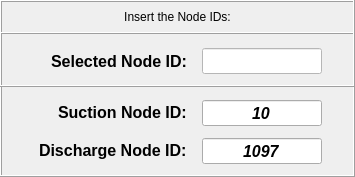
     <widget class="QFrame" name="frame_7">
      <property name="geometry">
       <rect>
        <x>68</x>
        <y>332</y>
        <width>355</width>
        <height>177</height>
       </rect>
      </property>
      <property name="frameShape">
       <enum>QFrame::Box</enum>
      </property>
      <property name="frameShadow">
       <enum>QFrame::Raised</enum>
      </property>
      <widget class="QLabel" name="label_7">
       <property name="geometry">
        <rect>
         <x>0</x>
         <y>0</y>
         <width>355</width>
         <height>34</height>
        </rect>
       </property>
       <property name="minimumSize">
        <size>
         <width>355</width>
         <height>34</height>
        </size>
       </property>
       <property name="maximumSize">
        <size>
         <width>355</width>
         <height>34</height>
        </size>
       </property>
       <property name="font">
        <font>
         <italic>false</italic>
        </font>
       </property>
       <property name="frameShape">
        <enum>QFrame::Box</enum>
       </property>
       <property name="frameShadow">
        <enum>QFrame::Raised</enum>
       </property>
       <property name="text">
        <string>Insert the Node IDs:</string>
       </property>
       <property name="alignment">
        <set>Qt::AlignCenter</set>
       </property>
      </widget>
      <widget class="QLineEdit" name="lineEdit_id_labels_2">
       <property name="enabled">
        <bool>false</bool>
       </property>
       <property name="geometry">
        <rect>
         <x>46</x>
         <y>100</y>
         <width>155</width>
         <height>25</height>
        </rect>
       </property>
       <property name="palette">
        <palette>
         <active>
          <colorrole role="WindowText">
           <brush brushstyle="SolidPattern">
            <color alpha="255">
             <red>0</red>
             <green>0</green>
             <blue>0</blue>
            </color>
           </brush>
          </colorrole>
          <colorrole role="Dark">
           <brush brushstyle="SolidPattern">
            <color alpha="255">
             <red>0</red>
             <green>0</green>
             <blue>0</blue>
            </color>
           </brush>
          </colorrole>
          <colorrole role="Text">
           <brush brushstyle="SolidPattern">
            <color alpha="255">
             <red>0</red>
             <green>0</green>
             <blue>0</blue>
            </color>
           </brush>
          </colorrole>
          <colorrole role="ButtonText">
           <brush brushstyle="SolidPattern">
            <color alpha="255">
             <red>0</red>
             <green>0</green>
             <blue>0</blue>
            </color>
           </brush>
          </colorrole>
         </active>
         <inactive>
          <colorrole role="WindowText">
           <brush brushstyle="SolidPattern">
            <color alpha="255">
             <red>0</red>
             <green>0</green>
             <blue>0</blue>
            </color>
           </brush>
          </colorrole>
          <colorrole role="Dark">
           <brush brushstyle="SolidPattern">
            <color alpha="255">
             <red>0</red>
             <green>0</green>
             <blue>0</blue>
            </color>
           </brush>
          </colorrole>
          <colorrole role="Text">
           <brush brushstyle="SolidPattern">
            <color alpha="255">
             <red>0</red>
             <green>0</green>
             <blue>0</blue>
            </color>
           </brush>
          </colorrole>
          <colorrole role="ButtonText">
           <brush brushstyle="SolidPattern">
            <color alpha="255">
             <red>0</red>
             <green>0</green>
             <blue>0</blue>
            </color>
           </brush>
          </colorrole>
         </inactive>
         <disabled>
          <colorrole role="WindowText">
           <brush brushstyle="SolidPattern">
            <color alpha="255">
             <red>0</red>
             <green>0</green>
             <blue>0</blue>
            </color>
           </brush>
          </colorrole>
          <colorrole role="Dark">
           <brush brushstyle="SolidPattern">
            <color alpha="255">
             <red>0</red>
             <green>0</green>
             <blue>0</blue>
            </color>
           </brush>
          </colorrole>
          <colorrole role="Text">
           <brush brushstyle="SolidPattern">
            <color alpha="255">
             <red>0</red>
             <green>0</green>
             <blue>0</blue>
            </color>
           </brush>
          </colorrole>
          <colorrole role="ButtonText">
           <brush brushstyle="SolidPattern">
            <color alpha="255">
             <red>0</red>
             <green>0</green>
             <blue>0</blue>
            </color>
           </brush>
          </colorrole>
         </disabled>
        </palette>
       </property>
       <property name="font">
        <font>
         <family>Arial</family>
         <pointsize>12</pointsize>
         <weight>75</weight>
         <italic>false</italic>
         <bold>true</bold>
        </font>
       </property>
       <property name="focusPolicy">
        <enum>Qt::ClickFocus</enum>
       </property>
       <property name="autoFillBackground">
        <bool>false</bool>
       </property>
       <property name="text">
        <string>Suction Node ID:</string>
       </property>
       <property name="frame">
        <bool>false</bool>
       </property>
       <property name="alignment">
        <set>Qt::AlignCenter</set>
       </property>
      </widget>
      <widget class="QLineEdit" name="lineEdit_discharge_node_ID">
       <property name="geometry">
        <rect>
         <x>202</x>
         <y>138</y>
         <width>120</width>
         <height>26</height>
        </rect>
       </property>
       <property name="minimumSize">
        <size>
         <width>0</width>
         <height>26</height>
        </size>
       </property>
       <property name="maximumSize">
        <size>
         <width>16777215</width>
         <height>26</height>
        </size>
       </property>
       <property name="font">
        <font>
         <family>Arial</family>
         <pointsize>12</pointsize>
         <weight>75</weight>
         <italic>true</italic>
         <bold>true</bold>
        </font>
       </property>
       <property name="focusPolicy">
        <enum>Qt::ClickFocus</enum>
       </property>
       <property name="text">
        <string>1097</string>
       </property>
       <property name="alignment">
        <set>Qt::AlignCenter</set>
       </property>
      </widget>
      <widget class="QLineEdit" name="lineEdit_suction_node_ID">
       <property name="geometry">
        <rect>
         <x>202</x>
         <y>100</y>
         <width>120</width>
         <height>26</height>
        </rect>
       </property>
       <property name="minimumSize">
        <size>
         <width>0</width>
         <height>26</height>
        </size>
       </property>
       <property name="maximumSize">
        <size>
         <width>16777215</width>
         <height>26</height>
        </size>
       </property>
       <property name="font">
        <font>
         <family>Arial</family>
         <pointsize>12</pointsize>
         <weight>75</weight>
         <italic>true</italic>
         <bold>true</bold>
        </font>
       </property>
       <property name="focusPolicy">
        <enum>Qt::ClickFocus</enum>
       </property>
       <property name="text">
        <string>10</string>
       </property>
       <property name="alignment">
        <set>Qt::AlignCenter</set>
       </property>
      </widget>
      <widget class="QLineEdit" name="lineEdit_id_labels_3">
       <property name="enabled">
        <bool>false</bool>
       </property>
       <property name="geometry">
        <rect>
         <x>26</x>
         <y>138</y>
         <width>175</width>
         <height>25</height>
        </rect>
       </property>
       <property name="palette">
        <palette>
         <active>
          <colorrole role="WindowText">
           <brush brushstyle="SolidPattern">
            <color alpha="255">
             <red>0</red>
             <green>0</green>
             <blue>0</blue>
            </color>
           </brush>
          </colorrole>
          <colorrole role="Dark">
           <brush brushstyle="SolidPattern">
            <color alpha="255">
             <red>0</red>
             <green>0</green>
             <blue>0</blue>
            </color>
           </brush>
          </colorrole>
          <colorrole role="Text">
           <brush brushstyle="SolidPattern">
            <color alpha="255">
             <red>0</red>
             <green>0</green>
             <blue>0</blue>
            </color>
           </brush>
          </colorrole>
          <colorrole role="ButtonText">
           <brush brushstyle="SolidPattern">
            <color alpha="255">
             <red>0</red>
             <green>0</green>
             <blue>0</blue>
            </color>
           </brush>
          </colorrole>
         </active>
         <inactive>
          <colorrole role="WindowText">
           <brush brushstyle="SolidPattern">
            <color alpha="255">
             <red>0</red>
             <green>0</green>
             <blue>0</blue>
            </color>
           </brush>
          </colorrole>
          <colorrole role="Dark">
           <brush brushstyle="SolidPattern">
            <color alpha="255">
             <red>0</red>
             <green>0</green>
             <blue>0</blue>
            </color>
           </brush>
          </colorrole>
          <colorrole role="Text">
           <brush brushstyle="SolidPattern">
            <color alpha="255">
             <red>0</red>
             <green>0</green>
             <blue>0</blue>
            </color>
           </brush>
          </colorrole>
          <colorrole role="ButtonText">
           <brush brushstyle="SolidPattern">
            <color alpha="255">
             <red>0</red>
             <green>0</green>
             <blue>0</blue>
            </color>
           </brush>
          </colorrole>
         </inactive>
         <disabled>
          <colorrole role="WindowText">
           <brush brushstyle="SolidPattern">
            <color alpha="255">
             <red>0</red>
             <green>0</green>
             <blue>0</blue>
            </color>
           </brush>
          </colorrole>
          <colorrole role="Dark">
           <brush brushstyle="SolidPattern">
            <color alpha="255">
             <red>0</red>
             <green>0</green>
             <blue>0</blue>
            </color>
           </brush>
          </colorrole>
          <colorrole role="Text">
           <brush brushstyle="SolidPattern">
            <color alpha="255">
             <red>0</red>
             <green>0</green>
             <blue>0</blue>
            </color>
           </brush>
          </colorrole>
          <colorrole role="ButtonText">
           <brush brushstyle="SolidPattern">
            <color alpha="255">
             <red>0</red>
             <green>0</green>
             <blue>0</blue>
            </color>
           </brush>
          </colorrole>
         </disabled>
        </palette>
       </property>
       <property name="font">
        <font>
         <family>Arial</family>
         <pointsize>12</pointsize>
         <weight>75</weight>
         <italic>false</italic>
         <bold>true</bold>
        </font>
       </property>
       <property name="focusPolicy">
        <enum>Qt::ClickFocus</enum>
       </property>
       <property name="autoFillBackground">
        <bool>false</bool>
       </property>
       <property name="text">
        <string>Discharge Node ID:</string>
       </property>
       <property name="frame">
        <bool>false</bool>
       </property>
       <property name="alignment">
        <set>Qt::AlignCenter</set>
       </property>
      </widget>
      <widget class="QFrame" name="frame_8">
       <property name="geometry">
        <rect>
         <x>0</x>
         <y>32</y>
         <width>355</width>
         <height>55</height>
        </rect>
       </property>
       <property name="frameShape">
        <enum>QFrame::Box</enum>
       </property>
       <property name="frameShadow">
        <enum>QFrame::Raised</enum>
       </property>
       <widget class="QLineEdit" name="lineEdit_selected_node_ID">
        <property name="enabled">
         <bool>false</bool>
        </property>
        <property name="geometry">
         <rect>
          <x>202</x>
          <y>16</y>
          <width>120</width>
          <height>26</height>
         </rect>
        </property>
        <property name="maximumSize">
         <size>
          <width>16777215</width>
          <height>26</height>
         </size>
        </property>
        <property name="sizeIncrement">
         <size>
          <width>0</width>
          <height>26</height>
         </size>
        </property>
        <property name="font">
         <font>
          <family>Arial</family>
          <pointsize>12</pointsize>
          <weight>75</weight>
          <italic>true</italic>
          <bold>true</bold>
         </font>
        </property>
        <property name="focusPolicy">
         <enum>Qt::ClickFocus</enum>
        </property>
        <property name="styleSheet">
         <string notr="true">color: rgb(0, 0, 0);
background-color: rgb(255, 255, 255);</string>
        </property>
        <property name="alignment">
         <set>Qt::AlignCenter</set>
        </property>
       </widget>
       <widget class="QLineEdit" name="lineEdit_id_labels">
        <property name="enabled">
         <bool>false</bool>
        </property>
        <property name="geometry">
         <rect>
          <x>38</x>
          <y>16</y>
          <width>163</width>
          <height>26</height>
         </rect>
        </property>
        <property name="minimumSize">
         <size>
          <width>0</width>
          <height>26</height>
         </size>
        </property>
        <property name="maximumSize">
         <size>
          <width>16777215</width>
          <height>26</height>
         </size>
        </property>
        <property name="palette">
         <palette>
          <active>
           <colorrole role="WindowText">
            <brush brushstyle="SolidPattern">
             <color alpha="255">
              <red>0</red>
              <green>0</green>
              <blue>0</blue>
             </color>
            </brush>
           </colorrole>
           <colorrole role="Dark">
            <brush brushstyle="SolidPattern">
             <color alpha="255">
              <red>0</red>
              <green>0</green>
              <blue>0</blue>
             </color>
            </brush>
           </colorrole>
           <colorrole role="Text">
            <brush brushstyle="SolidPattern">
             <color alpha="255">
              <red>0</red>
              <green>0</green>
              <blue>0</blue>
             </color>
            </brush>
           </colorrole>
           <colorrole role="ButtonText">
            <brush brushstyle="SolidPattern">
             <color alpha="255">
              <red>0</red>
              <green>0</green>
              <blue>0</blue>
             </color>
            </brush>
           </colorrole>
          </active>
          <inactive>
           <colorrole role="WindowText">
            <brush brushstyle="SolidPattern">
             <color alpha="255">
              <red>0</red>
              <green>0</green>
              <blue>0</blue>
             </color>
            </brush>
           </colorrole>
           <colorrole role="Dark">
            <brush brushstyle="SolidPattern">
             <color alpha="255">
              <red>0</red>
              <green>0</green>
              <blue>0</blue>
             </color>
            </brush>
           </colorrole>
           <colorrole role="Text">
            <brush brushstyle="SolidPattern">
             <color alpha="255">
              <red>0</red>
              <green>0</green>
              <blue>0</blue>
             </color>
            </brush>
           </colorrole>
           <colorrole role="ButtonText">
            <brush brushstyle="SolidPattern">
             <color alpha="255">
              <red>0</red>
              <green>0</green>
              <blue>0</blue>
             </color>
            </brush>
           </colorrole>
          </inactive>
          <disabled>
           <colorrole role="WindowText">
            <brush brushstyle="SolidPattern">
             <color alpha="255">
              <red>0</red>
              <green>0</green>
              <blue>0</blue>
             </color>
            </brush>
           </colorrole>
           <colorrole role="Dark">
            <brush brushstyle="SolidPattern">
             <color alpha="255">
              <red>0</red>
              <green>0</green>
              <blue>0</blue>
             </color>
            </brush>
           </colorrole>
           <colorrole role="Text">
            <brush brushstyle="SolidPattern">
             <color alpha="255">
              <red>0</red>
              <green>0</green>
              <blue>0</blue>
             </color>
            </brush>
           </colorrole>
           <colorrole role="ButtonText">
            <brush brushstyle="SolidPattern">
             <color alpha="255">
              <red>0</red>
              <green>0</green>
              <blue>0</blue>
             </color>
            </brush>
           </colorrole>
          </disabled>
         </palette>
        </property>
        <property name="font">
         <font>
          <family>Arial</family>
          <pointsize>12</pointsize>
          <weight>75</weight>
          <italic>false</italic>
          <bold>true</bold>
         </font>
        </property>
        <property name="focusPolicy">
         <enum>Qt::ClickFocus</enum>
        </property>
        <property name="autoFillBackground">
         <bool>false</bool>
        </property>
        <property name="text">
         <string>Selected Node ID:</string>
        </property>
        <property name="frame">
         <bool>false</bool>
        </property>
        <property name="alignment">
         <set>Qt::AlignCenter</set>
        </property>
       </widget>
      </widget>
     </widget>
